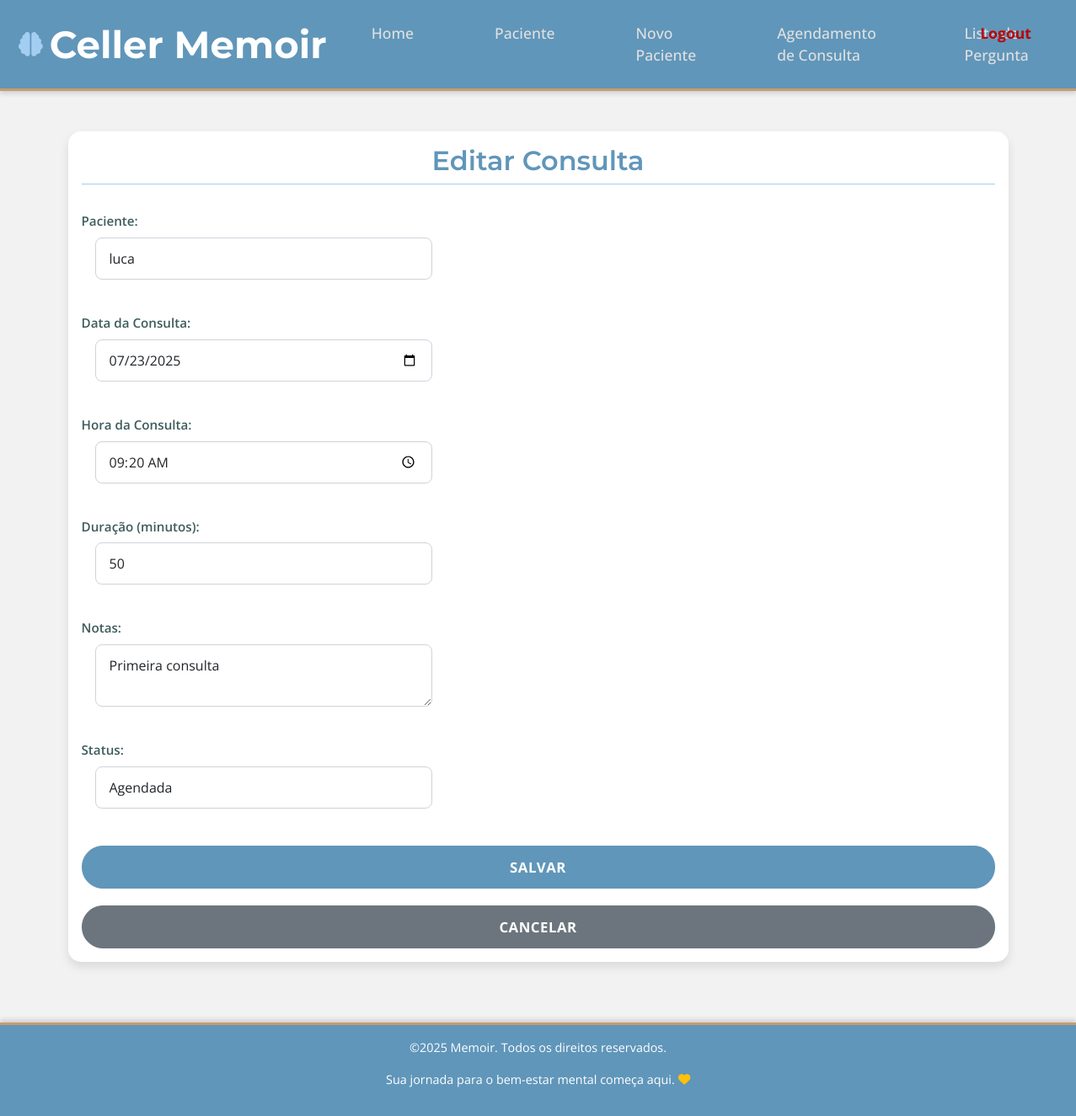
Screenshot of /psicologo/agenda/consulta/1/edit (signed in) with the database file from the repository.
### backend/models.py (models this page shows, shortened)
class Consulta(db.Model):
    id = db.Column(db.Integer, primary_key=True)
    psicologo_id = db.Column(db.Integer, db.ForeignKey('user.id'), nullable=False)
    paciente_id = db.Column(db.Integer, db.ForeignKey('user.id'), nullable=False)
    data_hora = db.Column(db.DateTime, nullable=False)
    duracao_minutos = db.Column(db.Integer, default=50)
    status = db.Column(db.String(50), default='Agendada')
    notas = db.Column(db.Text)
    paciente_da_consulta = db.relationship(
        'Paciente',
        primaryjoin="Consulta.paciente_id == Paciente.id",
        foreign_keys=[paciente_id],
        lazy=True
    )
    psicologo_da_consulta = db.relationship(
        'User',
        primaryjoin="Consulta.psicologo_id == User.id",
        foreign_keys=[psicologo_id],
        lazy=True
    )

class Paciente(db.Model):
    id = db.Column(db.Integer, db.ForeignKey('user.id'), primary_key=True)
    nome = db.Column(db.String(100), nullable=False)
    data_nascimento = db.Column(db.Date, nullable=True)
    psicologo_id = db.Column(db.Integer, db.ForeignKey('user.id'), nullable=True)
    foto_perfil = db.Column(db.String(255), nullable=False, default='default.jpg')
    user_login = db.relationship(
        'User',
        back_populates='paciente_perfil',
        foreign_keys=[id],
        lazy=True,
        uselist=False
    )
    registros_emocoes = db.relationship('RegistroEmocao', backref='paciente_obj', lazy=True)
    respostas_questionario = db.relationship('RespostaQuestionario', backref='paciente_obj', lazy=True)
    respostas_pergunta = db.relationship('RespostaPergunta', backref='paciente_obj', lazy=True)

### backend/routes.py (the view, shortened to what this page needs)
@routes.route('/psicologo/agenda/consulta/<int:consulta_id>/edit', methods=['GET', 'POST'])
@login_required
def edit_consulta(consulta_id):
    if current_user.tipo != 'psicologo':
        flash('Acesso negado. Você não é um psicólogo.', 'danger')
        return redirect(url_for('routes.login'))
    consulta = Consulta.query.filter_by(id=consulta_id, psicologo_id=current_user.id).first()
    if not consulta:
        flash('Consulta não encontrada ou acesso negado.', 'danger')
        return redirect(url_for('routes.psicologo_agenda'))
    pacientes_do_psicologo = Paciente.query.filter_by(psicologo_id=current_user.id).all()
    return render_template('edit_consulta.html', consulta=consulta, pacientes=pacientes_do_psicologo)

### backend/routes.py (called while the page is built, shortened)
@routes.app_context_processor
def inject_perguntas_pendentes():
    from sqlalchemy import func
    from backend.models import PsicologoPergunta, Paciente, RespostaPergunta
    from flask_login import current_user
    return dict(perguntas_pendentes=0)

### backend/templates/edit_consulta.html (shortened to what this page needs)
{% extends 'base.html' %}
{% block content %}
<div class="card mx-auto my-4 p-3" style="max-width: 100%;">
    <h2 class="card-title">Editar Consulta</h2>
    <form method="POST" action="{{ url_for('routes.edit_consulta', consulta_id=consulta.id) }}">
        <label for="paciente_id">Paciente:</label>
        <select class="form-control" name="paciente_id" id="paciente_id" required>
            {% for paciente in pacientes %}
                <option value="{{ paciente.id }}" {% if paciente.id == consulta.paciente_id %}selected{% endif %}>{{ paciente.nome }}</option>
            {% endfor %}
        </select>
        <br>
        <label for="data_consulta">Data da Consulta:</label>
        <input class="form-control" type="date" id="data_consulta" name="data_consulta" value="{{ consulta.data_hora.strftime('%Y-%m-%d') }}" required>
        <br>
        <label for="hora_consulta">Hora da Consulta:</label>
        <input class="form-control" type="time" id="hora_consulta" name="hora_consulta" value="{{ consulta.data_hora.strftime('%H:%M') }}" required>
        <br>
        <label for="duracao_minutos">Duração (minutos):</label>
        <input class="form-control" type="number" id="duracao_minutos" name="duracao_minutos" value="{{ consulta.duracao_minutos }}" min="1" required>
        <br>
        <label for="notas">Notas:</label>
        <textarea class="form-control" id="notas" name="notas">{{ consulta.notas }}</textarea>
        <br>
        <label for="status">Status:</label>
        <select class="form-control" id="status" name="status" required>
            <option value="Agendada" {% if consulta.status == 'Agendada' %}selected{% endif %}>Agendada</option>
        </select>
        <br>
        <button type="submit" class="btn btn-primary w-100 mb-2">Salvar</button>
        <a href="{{ url_for('routes.psicologo_agenda') }}" class="btn btn-secondary w-100">Cancelar</a>
    </form>
</div>
{% endblock %}

### backend/static/style.css (style rules this page uses)
:root { --primary-color: #6096BA; --secondary-color: #A3CEF1; --background-light: #F2F2F2; --text-dark: #3D5B5B; --accent-color: #C69C6D; --alert-success-bg: #d4edda; --alert-success-text: #155724; --alert-success-border: #c3e6cb; --alert-error-bg: #f8d7da; --alert-error-text: #721c24; --alert-error-border: #f5c6cb; --alert-info-bg: #d1ecf1; --alert-info-text: #0c5460; --alert-info-border: #bee5eb; }
body { font-family: 'Open Sans', sans-serif; background-color: var(--background-light); color: var(--text-dark); min-height: 98dvh; display: Grid; grid-template-rows: auto 1fr auto; }
h1, h2, h3, h4, h5, h6, .navbar-brand, .card-title { font-family: 'Montserrat', sans-serif; color: var(--primary-color); text-align: center; }
.card { border: none; border-radius: 15px; box-shadow: 0 6px 12px rgba(0,0,0,0.1); transition: transform 0.3s ease-in-out, box-shadow 0.3s ease-in-out; background-color: #ffffff; }
.card-title { color: var(--primary-color); font-weight: 600; margin-bottom: 1rem; padding-bottom: 0.5rem; border-bottom: 1px solid var(--secondary-color); }
.btn { border-radius: 25px; padding: 0.75rem 1.5rem; font-weight: 700; font-size: 1.05rem; cursor: pointer; text-transform: uppercase; letter-spacing: 0.5px; transition: all 0.3s ease; display: block; margin: 0 auto; margin-top: 20px; }
.btn-primary { background-color: var(--primary-color); border-color: var(--primary-color); color: #fff; }
.btn-secondary { background-color: #6c757d; border-color: #6c757d; color: #fff; }
.form-control { border-radius: 8px; border: 1px solid #ced4da; padding: 0.75rem 1rem; transition: border-color 0.3s ease, box-shadow 0.3s ease; font-size: 1rem; width: 100%; max-width: 400px; box-sizing: border-box; margin-left: 1rem; margin-right: 1rem; }
label { font-weight: 600; color: var(--text-dark); margin-bottom: 0.5rem; font-size: 0.95rem; margin-top: 1rem; display: block; }
.card { min-width: 320px; }

### rows the page displays
Consulta: paciente_id "luca", data_consulta "07/23/2025", hora_consulta "09:20", duracao_minutos "50", notas "Primeira consulta", status "Agendada"
